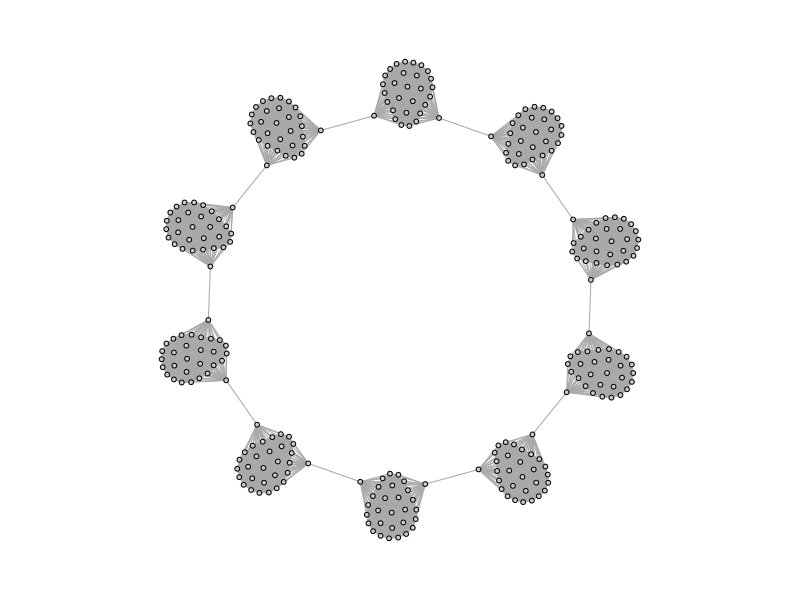
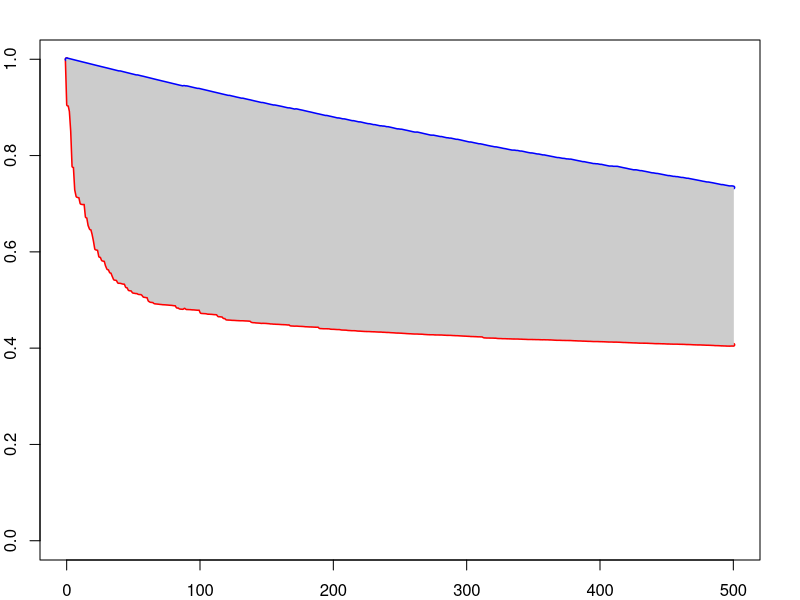
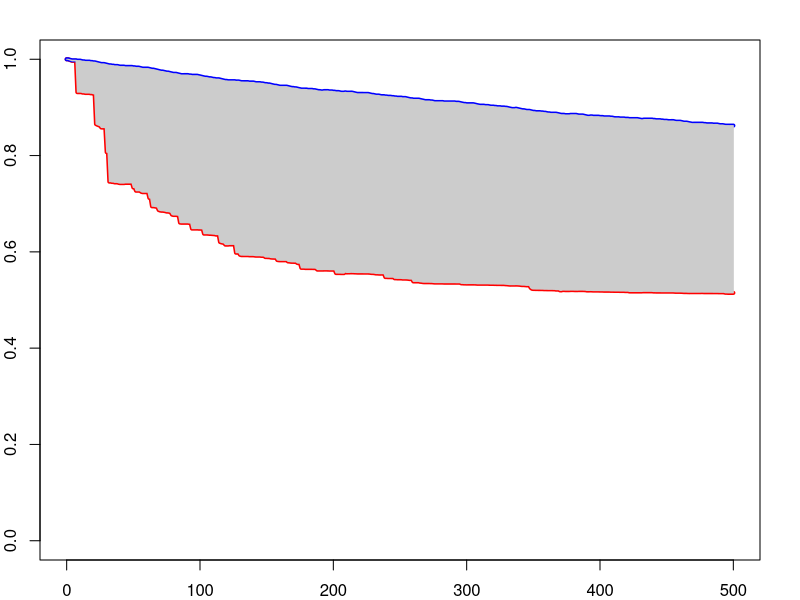
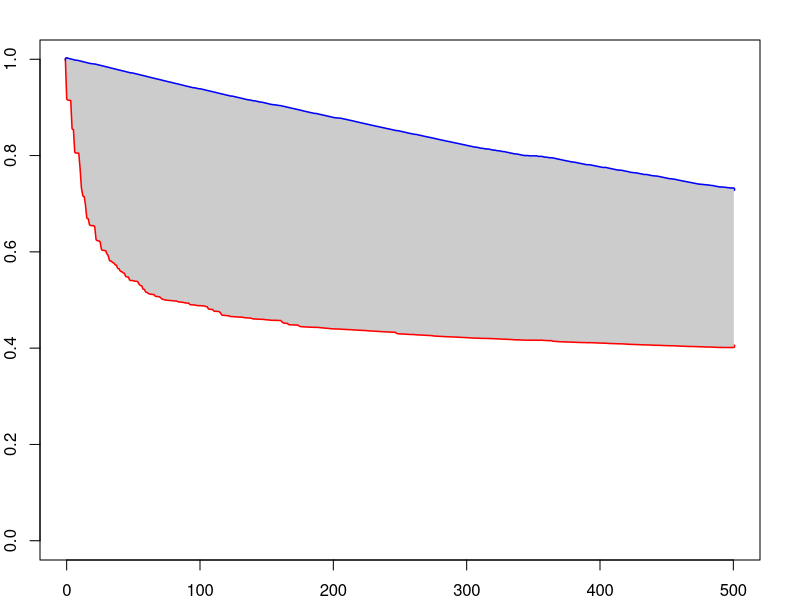
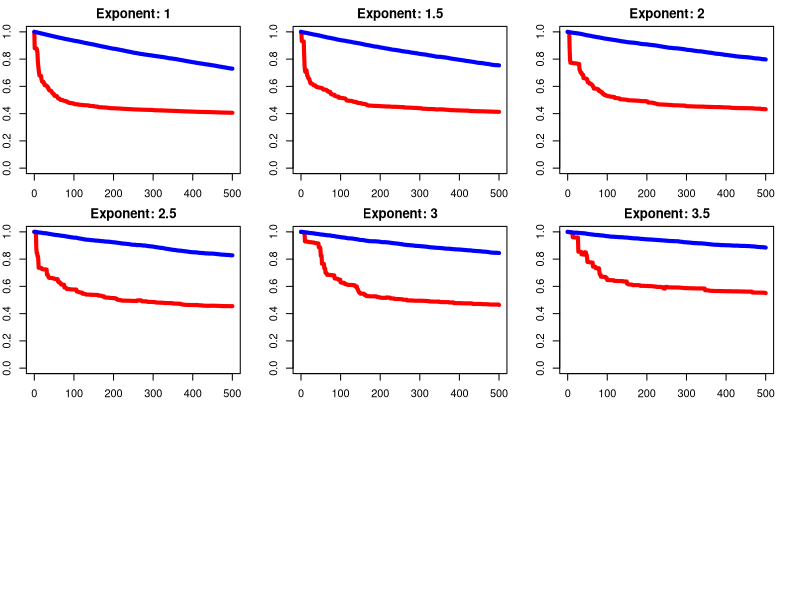

These charts were generated, in order, by the following R code: (Note: a time limit stopped this script after it produced the figures.)
library(igraph)

simulate_caveman <- function(n = 25, clique_size = 5){
  require(igraph)
  # Groups are all the same size, so I check whether N is divisible by the size of groups
  if ( ((n%/%clique_size) * clique_size) != n){
    stop("n is not evenly divisible by clique_size")
  }
  
  groups = n/clique_size # this determines the number of groups
  
  el <- data.frame(PersonA = 1:n, Group = NA) # I create a dataframe which has people and the groups they are in
  # I treat it like a person to group edgelist
  
  group_vector = c()
  for (i in 1:groups){
    group_vector <- c(group_vector, rep(i, clique_size))
  }  
  
  el$Group <- group_vector
  
  inc <- table(el) # I use the table function to turn the person to group edgelist into an incidence matrix
  adj <- inc %*% t(inc) # And I use matrix multiplication with the transpose to turn the person to group incidence matrix
  # into a person to person adjacency matrix
  
  diag(adj) <- 0 
  
  g <- graph.adjacency(adj, mode = "undirected") # I graph this matrix
  
  group_connect <- seq(from = 1, to = n, by = clique_size) # I determine the points of connection using a sequence funciton
  
  for( i in 1:(length(group_connect)-1)){
    p1 <- group_connect[i] + 1
    p2 <- group_connect[i+1]
    g <- add.edges(g, c(p1,p2)) # And I connect the points of connection using add.edges
  }
  g <- add.edges(g, c(group_connect[1],(group_connect[groups]+1))) # finally I connect the ends of the structure so that it forms a circle
  
  return(g)    
}

sim_geo = function(graph, dist_mat = geographic_dist, iter = 1000){
  
  densities = graph.density(graph)
  transitivities = transitivity(graph) 
  path_length = average.path.length(graph)
  
  for (i in 1:iter){
    ## select node
    sampled_node = sample(1:vcount(graph), 1)
    
    ## delete edge
    edge_to_delete = sample(incident(graph, sampled_node),1)
    if(length(edge_to_delete) > 0){
      graph = delete.edges(graph, edge_to_delete)
    }
    
    ## reform edge
    graph_adj = get.adjacency(graph)
    graph_adj = as.matrix(graph_adj)
    
    not_present = graph_adj[sampled_node,]
    not_present = ifelse(not_present == 0, 1, 0)
    
    probs = (1/dist_mat[sampled_node,])
    probs = probs * not_present
    
    probs = ifelse(is.infinite(probs), 0, probs)
    probs = probs/sum(probs)
    
    to_add = sample(names(probs), 1, prob = c(probs))
    
    graph = add_edges(graph, c(sampled_node, to_add))
    
    densities = c(densities, graph.density(graph))
    transitivities = c(transitivities, transitivity(graph))
    path_length = c(path_length, average.path.length(graph))
  }
  
  return(list(graph = graph, stats = list(Iter = 0:iter, Density = densities, Transitivity = transitivities, PathLengths = path_length)))
}


caveman_net <- simulate_caveman(n = 300, clique_size = 30) 
par(mar = c(2,2,2,2))

kk_layout =  layout.kamada.kawai(caveman_net)

plot(caveman_net, layout = kk_layout, vertex.size = 2, vertex.label = NA, vertex.color = "grey80")


## distances weighted by geographic proximity
geographic_dist = as.matrix(dist(kk_layout))

trial = sim_geo(caveman_net, dist_mat = geographic_dist, iter = 500)

plot(trial$stats$Iter, trial$stats$PathLengths/max(trial$stats$PathLengths), type = "l", col = "red", lwd = 4, ylim = c(0,1))
lines(trial$stats$Iter, trial$stats$Transitivity/max(trial$stats$Transitivity), type = "l", col = "blue", lwd = 4)

polygon(c(trial$stats$Iter,rev(trial$stats$Iter)),c(trial$stats$Transitivity/max(trial$stats$Transitivity),rev(trial$stats$PathLengths/max(trial$stats$PathLengths))),col="grey80", border = "grey80")


## distances weighted by geographic proximity squared
geographic_dist_squared = geographic_dist^3

trial = sim_geo(caveman_net, dist_mat = geographic_dist_squared, iter = 500)

plot(trial$stats$Iter, trial$stats$PathLengths/max(trial$stats$PathLengths), type = "l", col = "red", lwd = 4, ylim = c(0,1))
lines(trial$stats$Iter, trial$stats$Transitivity/max(trial$stats$Transitivity), type = "l", col = "blue", lwd = 4)

polygon(c(trial$stats$Iter,rev(trial$stats$Iter)),c(trial$stats$Transitivity/max(trial$stats$Transitivity),rev(trial$stats$PathLengths/max(trial$stats$PathLengths))),col="grey80", border = "grey80")


## distances weighted the same
all_ones = geographic_dist
all_ones[] = 1

trial = sim_geo(caveman_net, dist_mat = geographic_dist, iter = 500)

plot(trial$stats$Iter, trial$stats$PathLengths/max(trial$stats$PathLengths), type = "l", col = "red", lwd = 4, ylim = c(0,1))
lines(trial$stats$Iter, trial$stats$Transitivity/max(trial$stats$Transitivity), type = "l", col = "blue", lwd = 4)

polygon(c(trial$stats$Iter,rev(trial$stats$Iter)),c(trial$stats$Transitivity/max(trial$stats$Transitivity),rev(trial$stats$PathLengths/max(trial$stats$PathLengths))),col="grey80", border = "grey80")


par(mfrow = c(3, 3))

for(i in seq(from = 1, to = 5, by = .5)){
  geographic_dist_squared = geographic_dist^i
  
  trial = sim_geo(caveman_net, dist_mat = geographic_dist_squared, iter = 500)
  
  plot(trial$stats$Iter, trial$stats$PathLengths/max(trial$stats$PathLengths), type = "l", col = "red", lwd = 4, ylim = c(0,1), main = paste("Exponent:", i))
  lines(trial$stats$Iter, trial$stats$Transitivity/max(trial$stats$Transitivity), type = "l", col = "blue", lwd = 4)

}
